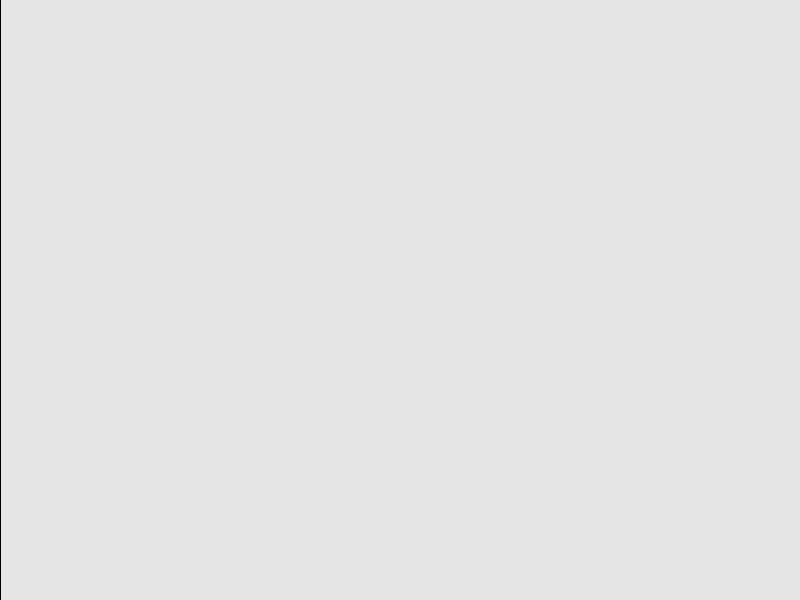
Frame 1 (no input)
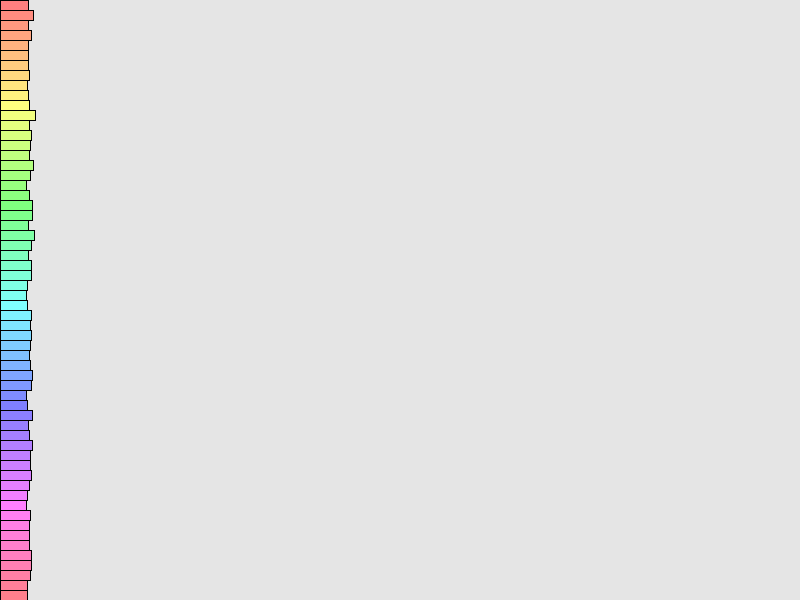
Frame 60 (the mouse pressed at the canvas centre just before this capture)
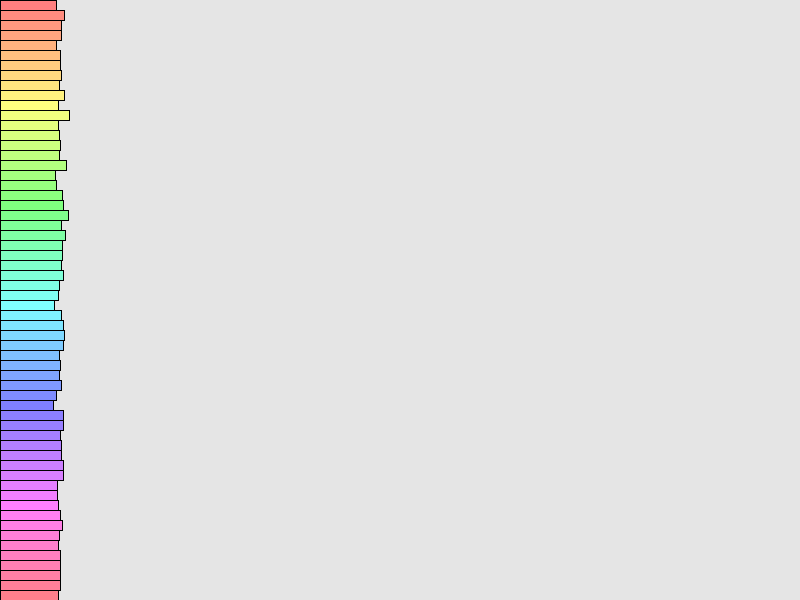
Frame 120 (the mouse held since frame 60 and released just before this capture)

The Processing sketch that drew these frames (run headless with seeded random() and noise(); from frame 60 on, the mouse is pressed at the canvas centre):

// Processing sketch: CourseAl_atoire
// ── CourseAl_atoire.pde



float widths[] = new float[60];
void setup()
{
 size(800, 600); 
 colorMode(HSB,1);
}


void draw()
{
  background(0.9);
  
  for (int i=0; i<60; ++i){
    widths[i] += random(0,1);
    fill(float(i)/60,0.5,1);
    rect(0, 10*i, widths[i], 10 );
  }
  

}
